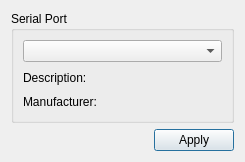
<?xml version="1.0" encoding="UTF-8"?>
<ui version="4.0">
 <class>SettingsDialog</class>
 <widget class="QDialog" name="SettingsDialog">
  <property name="geometry">
   <rect>
    <x>0</x>
    <y>0</y>
    <width>245</width>
    <height>162</height>
   </rect>
  </property>
  <property name="windowTitle">
   <string>Dialog</string>
  </property>
  <layout class="QGridLayout" name="gridLayout">
   <item row="0" column="0">
    <widget class="QGroupBox" name="groupBox">
     <property name="title">
      <string>Serial Port</string>
     </property>
     <layout class="QGridLayout" name="gridLayout_2">
      <item row="0" column="0">
       <widget class="QComboBox" name="serialPortInfoListBox"/>
      </item>
      <item row="1" column="0">
       <widget class="QLabel" name="descriptionLabel">
        <property name="enabled">
         <bool>true</bool>
        </property>
        <property name="text">
         <string>Description: </string>
        </property>
       </widget>
      </item>
      <item row="2" column="0">
       <widget class="QLabel" name="manufacturerLabel">
        <property name="text">
         <string>Manufacturer: </string>
        </property>
       </widget>
      </item>
     </layout>
    </widget>
   </item>
   <item row="1" column="0">
    <layout class="QHBoxLayout" name="horizontalLayout">
     <item>
      <spacer name="horizontalSpacer">
       <property name="orientation">
        <enum>Qt::Horizontal</enum>
       </property>
       <property name="sizeHint" stdset="0">
        <size>
         <width>40</width>
         <height>20</height>
        </size>
       </property>
      </spacer>
     </item>
     <item>
      <widget class="QPushButton" name="applyButton">
       <property name="text">
        <string>Apply</string>
       </property>
      </widget>
     </item>
    </layout>
   </item>
  </layout>
 </widget>
 <resources/>
 <connections/>
</ui>
